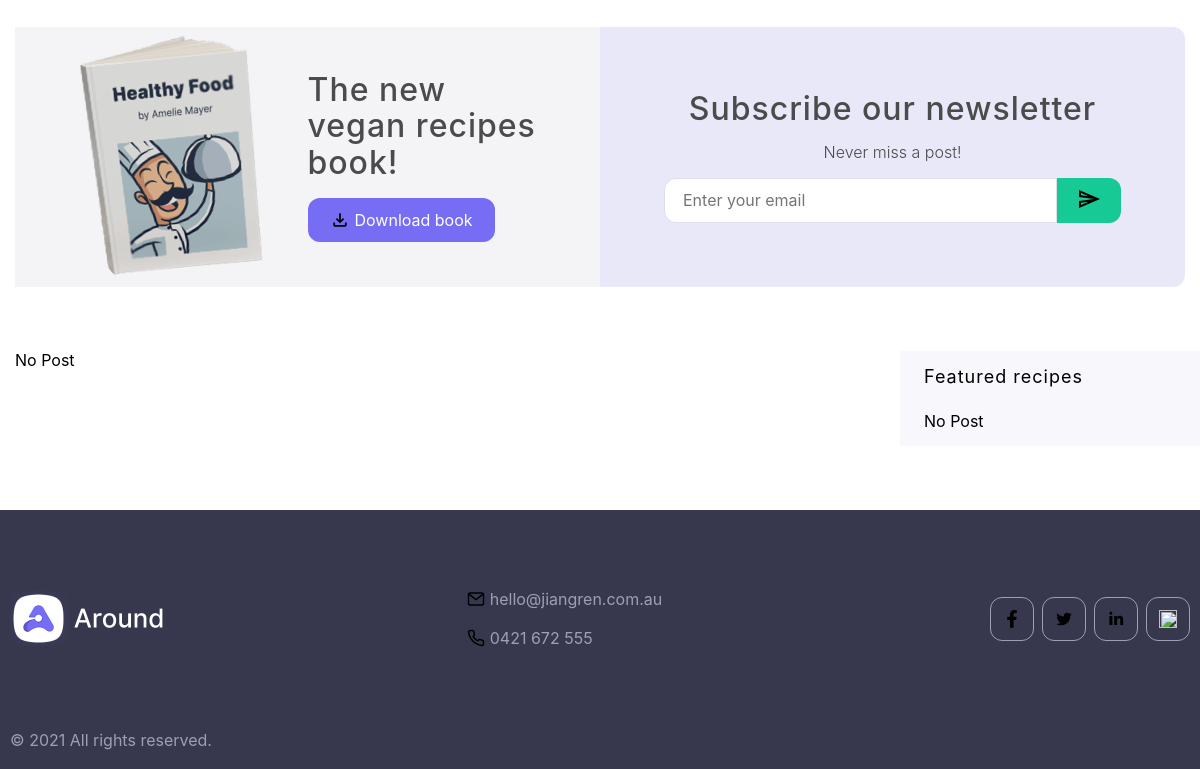
Before: / (lower part) with the older database file.
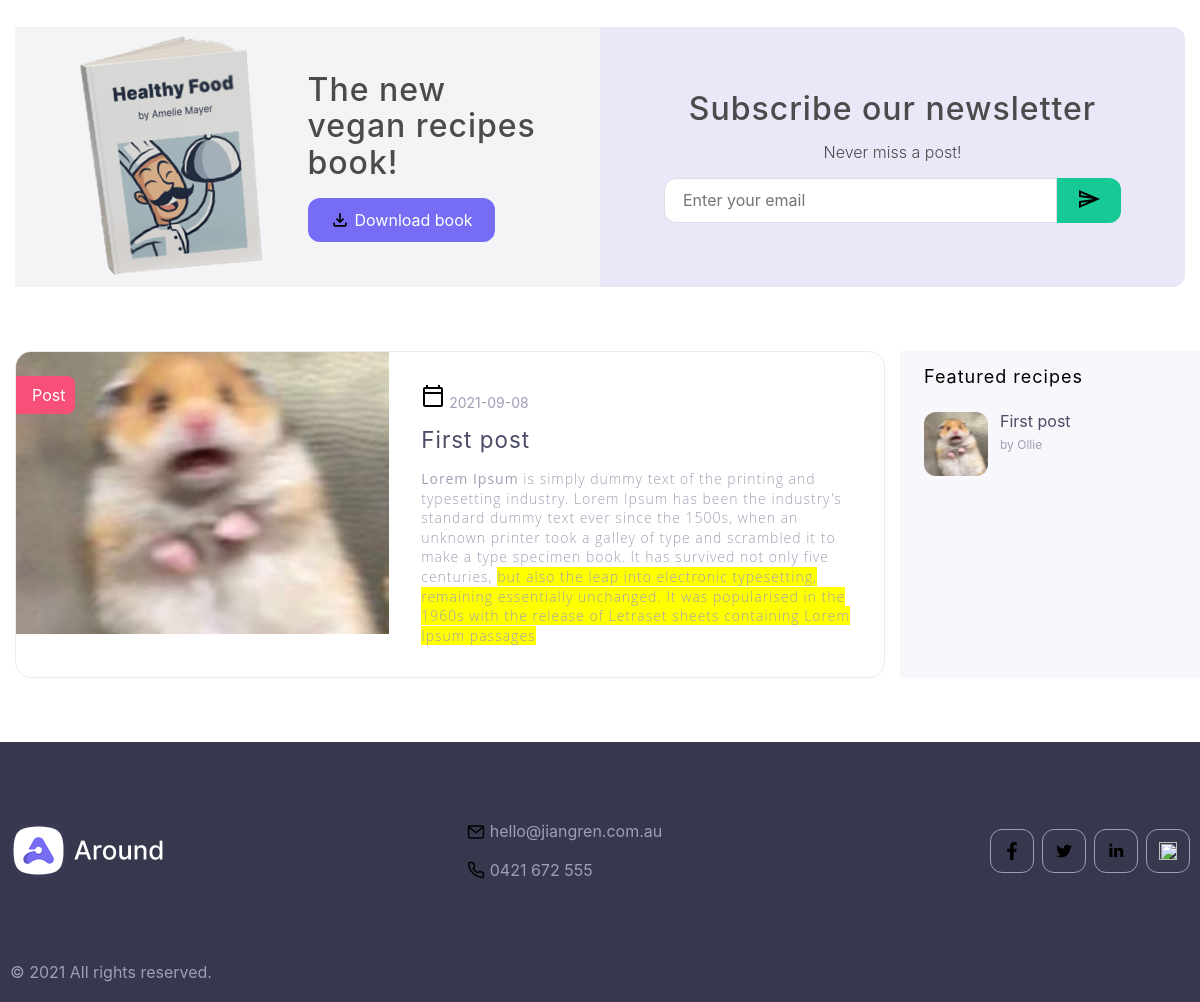
After: the same page with the newer database file.
### app.py (models this page shows, shortened)
class Post(db.Model):
    __tablename__ = 'posts'
    id = db.Column(db.Integer, primary_key=True)
    title = db.Column(db.Text)
    author = db.Column(db.Text)
    editordata = db.Column(db.Text)
    featured = db.Column(db.Boolean, default=True, nullable=False)
    create_Date = db.Column(db.DateTime(), default=datetime.utcnow)
    banner_image = db.Column(
        db.String(64),  default='post-banner-01.jpg')

### app.py (the view)
@app.route('/', methods=['GET', 'POST'])
def index():
    posts = Post.query.all()
    return render_template('home-page.html', posts=posts)

### templates/home-page.html (shortened to what this page needs)
{% extends "base.html" %}
{% block content %}
<div class="main-content__home-page">
    <section class="article-card">
    </section>
    <section class="newsletter">
        <div class="newsletter__left-column">
            <div class="newsletter__image-area">
                <img src="{{ url_for('static', filename='book.png') }}">
            </div>
            <div class="newsletter__download-content">
                <h2>The new vegan recipes book!</h2>
                <button class="btn btn-primary"><img class="svg"
                        src="{{ url_for('static', filename='download.svg') }}">Download book</button>
            </div>
        </div>
        <div class="newsletter__right-column">
            <h2>Subscribe our newsletter</h2>
            <span>Never miss a post!</span>
            <div class="newsletter__subscribe-form">
                <form method="POST">
                    <input type="email" placeholder="Enter your email" name="email" required>
                    <button type="submit"><img class="svg" src="{{ url_for('static', filename='send.svg') }}"></button>
                </form>
            </div>
        </div>
    </section>
    <section class="article-list">
        <div class="article-list__list">
            {% if posts|length != 0 %}
            {% for post in posts  %}
            <article class="article-list__single-article">
                <a class="article-list__left-column" href="{{ url_for('article_page', id=post.id) }}">
                    <span class="article-list__tag pink-tag">Post</span>
                    <img src="{{ url_for('static', filename='profile_pics/'+post.banner_image) }}">
                </a>
                <div class="article-list__right-column">
                    <span class="article-list__publish-date"><img class="svg"
                            src="{{ url_for('static', filename='calendar.svg') }}" />
                        {{ post.create_Date.date()}}</span>
                    <a href="{{ url_for('article_page', id=post.id) }}">
                        <h3 class="article-list__article-title">{{post.title}}</h3>
                    </a>
                    <p>{{post.editordata|safe}}</p>
                </div>
            </article>
            {% endfor %}
            {% else %}
            <div>No Post</div>
            {% endif %}
        </div>
        <section class="categorised-articles-container">
            <div class="categorised-articles-container__articles-card">
                <h2>Featured recipes</h2>
                <div class="categorised-articles-container__articles-list">
                    {% if posts|length != 0 %}
                    {% for post in posts  %}
                    {% if post.featured %}
                    <div class="categorised-articles-container__single-article">
                        <a class="categorised-articles-container__image"
                            href="{{ url_for('article_page', id=post.id) }}">
                            <img src="{{ url_for('static', filename='profile_pics/'+post.banner_image) }}">
                        </a>
                        <div class="categorised-articles-container__article-content">
                            <a class="categorised-articles-container__article-title"
                                href="{{ url_for('article_page', id=post.id) }}">{{post.title}}</a>
                            <span class="categorised-articles-container__article-publisher">by {{post.author}}</span>
                        </div>
                    </div>
                    {% endif %}
                    {% endfor %}
                    {% else %}
                    <div>No Post</div>
                    {% endif %}
                </div>
            </div>
        </section>
    </section>
</div>
{% endblock %}

### templates/base.html (shortened to what this page needs)
<!DOCTYPE html>
<html>
<head>
    <link rel="stylesheet" href="{{ url_for('static', filename='home-page.css') }}">
    <link rel="stylesheet" href="{{ url_for('static', filename='update-page.css') }}">
    <link rel="stylesheet" href="{{ url_for('static', filename='article-page.css') }}">
    <link href="https://cdn.jsdelivr.net/npm/summernote@0.8.18/dist/summernote-lite.min.css" rel="stylesheet">
</head>
<body>
    {% block content %}
    {% endblock %}
    <footer class="footer">
        <div class="footer__top-area">
            <div class="footer__logo-area">
                <a class="footer__logo" href="{{ url_for('index') }}">
                    <img src="{{ url_for('static', filename='logo-light.png') }}">
                </a>
            </div>
            <div class="footer__contact-area">
                <a class="email" href="mailto:hello@jiangren.com.au" target="_blank">
                    <img class="svg" src="{{ url_for('static', filename='email.svg') }}">
                    <span>hello@jiangren.com.au</span>
                </a>
                <a class="phone" href="tel: 0421672555" target="_blank">
                    <img class="svg" src="{{ url_for('static', filename='phone.svg') }}">
                    <span>0421 672 555</span>
                </a>
            </div>
            <div class="footer__social-media-area">
                <a class="facebook" href="https://facebook.com" target="_blank">
                    <img class="svg" src="{{ url_for('static', filename='facebook.svg') }}">
                </a>
                <a class="twitter" href="https://twitter.com" target="_blank">
                    <img class="svg" src="{{ url_for('static', filename='twitter.svg') }}">
                </a>
                <a class="linkedin" href="https://linkedin.com" target="_blank">
                    <img class="svg" src="{{ url_for('static', filename='linkedin.svg') }}">
                </a>
                <a class="instagram" href="https://instagram.com" target="_blank">
                    <img class="svg" src="{{ url_for('static', filename='instagram.svg') }}">
                </a>
            </div>
        </div>
        <div class="footer__bottom-area">
            <span class="footer__copyright">© 2021 All rights reserved.</span>
        </div>
    </footer>
</body>
</html>

### static/article-page.css (style rules this page uses)
.categorised-articles-container { padding: 16px 0; background-color: #f7f7fc; }

### static/article-list.css (style rules this page uses)
.article-list { padding: 64px 0; display: flex; max-width: 80rem; margin: 0 auto; }
.article-list__list { flex: 0 0 75%; display: flex; flex-direction: column; padding: 0 15px; }
.article-list__single-article { border: 1px solid #ececec; border-radius: 16px; display: flex; align-items: stretch; justify-content: center; overflow: hidden; margin-bottom: 30px; transition: box-shadow 0.3s ease, border-color 0.3s ease; }
.article-list__single-article:last-child { margin-bottom: 0px; }
.article-list__left-column { flex: 0 0 43%; display: flex; position: relative; max-width: 405px; max-height: 282px; }
.article-list__left-column img { position: relative; width: 100%; object-fit: cover; }
.article-list__tag { position: absolute; left: 0; top: 24px; padding: 10px 10px 10px 16px; border-top-right-radius: 8px; border-bottom-right-radius: 8px; z-index: 1; color: #ffffff; }
.article-list__tag.pink-tag { background-color: #f74f78; }
.article-list__right-column { flex: 0 0 57%; padding: 32px; }
.article-list__right-column a { text-decoration: none; color: #4a4b65; font-size: 22px; }
.article-list__right-column p { color: #9e9fb4; line-height: 1.4; font-size: 14px; }
.article-list__publish-date { color: #9e9fb4; font-size: 14px; }
.article-list__article-title { margin-top: 14px; margin-bottom: 16px; transition: color 0.3s ease; }

### static/categorised-articles-container.css (style rules this page uses)
.categorised-articles-container { flex: 0 0 25%; padding: 0 15px; display: flex; flex-direction: column; }
.categorised-articles-container__articles-card { padding-left: 24px; }
.categorised-articles-container h2 { font-size: 18px; margin-bottom: 24px; }
.categorised-articles-container__single-article { display: flex; align-items: flex-start; justify-content: flex-start; margin-bottom: 24px; }
.categorised-articles-container__single-article:last-child { margin-bottom: 0; }
.categorised-articles-container__image { display: flex; cursor: pointer; }
.categorised-articles-container__image img { max-width: 64px; max-height: 64px; border-radius: 12px; }
.categorised-articles-container__article-content { padding-left: 12px; }
.categorised-articles-container__article-title { color: rgb(74, 75, 101); text-decoration: none; transition: color 0.3s ease; margin-bottom: 4px; display: block; }
.categorised-articles-container__article-publisher { font-size: 12px; color: rgb(158, 159, 180); }

### static/article-card.css (style rules this page uses)
.article-card { padding: 96px 15px; max-width: 80rem; margin: 0 auto; }

### static/newsletter.css (style rules this page uses)
.newsletter { display: flex; max-width: 80rem; padding: 0 15px; margin: 0 auto; align-items: stretch; justify-content: center; }
.newsletter__left-column { flex: 0 0 50%; background-color: #f4f4f6; display: flex; padding: 8px 64px; justify-content: space-between; align-items: center; }
.newsletter__right-column { flex: 0 0 50%; background-color: #e9e8f8; display: flex; padding: 8px 64px; flex-direction: column; align-items: center; justify-content: center; border-top-right-radius: 12px; border-bottom-right-radius: 12px; }
.newsletter__image-area { flex: 0 0 50%; }
.newsletter__download-content { flex: 0 0 50%; display: flex; flex-direction: column; align-items: flex-start; }
.newsletter__download-content h2 { font-size: 2rem; font-weight: 500; color: #4a4b4a; }
.newsletter__right-column h2 { font-size: 2rem; font-weight: 500; color: #4a4b4a; }
.newsletter__right-column span { font-weight: 300; color: #4a4b4a; margin-bottom: 16px; }
.newsletter__subscribe-form { width: 100%; }
.newsletter__subscribe-form form { display: flex; }
.newsletter__subscribe-form input { flex: 1 0 auto; padding: 9px 18px; border: 1px solid #dfdfeb; border-top-left-radius: 12px; border-bottom-left-radius: 12px; color: #737491; transition: box-shadow ease 0.2s, border-color ease 0.2s; }
.newsletter__subscribe-form button { border: none; background-color: #16c995; cursor: pointer; padding: 9px 20px; border-top-right-radius: 12px; border-bottom-right-radius: 12px; transition: background-color ease 0.2s; }
.newsletter__subscribe-form button .svg { fill: #ffffff; }

### static/header.css (style rules this page uses)
a { text-decoration: none; }

### static/button.css (style rules this page uses)
.btn { padding: 10px 20px; cursor: pointer; border-radius: 12px; transition: color 0.2s ease, background-color 0.2s ease; margin-right: 20px; display: inline-flex; font-size: 1rem; align-items: center; }
.btn:last-child { margin-right: 0; }
.btn-primary { background-color: #766df4; color: white; border: 2px solid #766df4; }
.btn-primary .svg { fill: #ffffff; height: 20px; width: 20px; margin-right: 5px; }

Changed rows visible on the page:
added Post: banner_image (picture), create_Date "2021-09-08", title "First post", editordata "Lorem Ipsum is simply dummy text of the printing and typesetting industry. Lorem Ipsum has been the industry's standard dummy text ever since the 1500s, when an unknown printer took a galley of type and scrambled it to make a type specimen book. It has survived not only five centuries, but also the leap into electronic typesetting, remaining essentially unchanged. It was popularised in the 1960s with the release of Letraset sheets containing Lorem Ipsum passages", author "Ollie"
Other visible differences:
text no longer shown: "No Post No Post"
